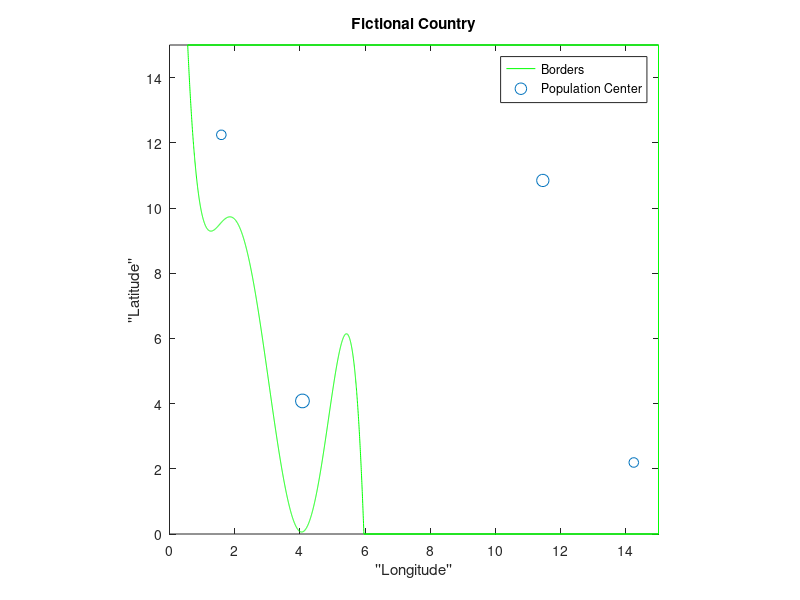

This figure's MATLAB source: (Note: this script raises an error after producing the figure.)
clc; clear; close all

%% Defining the Coast

% Coefficients of polynomial that define the coastline have been
% predetermined (totally arbitrary, but still predetermined)
coastCoeff = load("coastPolyCoeffs.mat");
alphaStar = coastCoeff.alphaStar;

%The 5th-order polynomial that will define our coast:
coast_line = @(x) alphaStar(1,:) + alphaStar(2,:).*x + alphaStar(3,:).*x.^2 + alphaStar(4,:).*x.^3 ...
    + alphaStar(5,:).*x.^4 + alphaStar(6,:).*x.^5;

%coast_line = @(x) -x+15

upper_bound = 15;
lower_bound = 0;
right_bound = 15;

options = optimset('Display','off');
x_bounds = [0 right_bound];
x_bounds = max(x_bounds, fsolve((@(x) (coast_line(x) - upper_bound)),0,options));
x_bounds = min(x_bounds, fsolve((@(x) (coast_line(x) - lower_bound)),right_bound, options));

fplot(coast_line, x_bounds,'g');
hold on

%%% Defining the borders of the country (just straight lines)

%Define upper border as straight line:
x1 = linspace(x_bounds(1), right_bound,2);
y1 = upper_bound.*ones(length(x1));
plot(x1,y1,'g','HandleVisibility','off')

%Define lower border as straight line:
x2 = linspace(x_bounds(2),right_bound ,2);
y2 = lower_bound.*ones(length(x2));
plot(x2,y2,'g','HandleVisibility','off')

%Define right side boarder as straight line:
xv = right_bound.*ones(2,1);
yv = linspace(lower_bound, upper_bound,length(xv));
plot(xv,yv,'g','HandleVisibility','off')


%% Plot some randomly selected population centers:
popCenters = [4.0783    4.0816;
              1.5899   12.2449;
              11.4516   10.8455;
             14.2416    2.1937;];

populations = [1000, 500, 800, 500];
scatter(popCenters(:,1),popCenters(:,2),populations/10,'b*')

%% Add some titles and labels
legend("Borders","Population Center")
title("Fictional Country")
xlabel("''Longitude''")
ylabel("''Latitude''")
axis([0 right_bound lower_bound upper_bound]) 
axis equal

%% Equation Params
local_weight = 1;
coastal_weight = 1;
pipe_K = 1;
gpm_per_head = 1;

%% Distance To Coast
syms x x0 y0
dist_coast = sqrt((x-x0).^2 + (coast_line(x)-y0).^2);
zeros_dist_cost = diff(dist_coast) == 0;
root_func = matlabFunction(diff(dist_coast));
min_x = solve(zeros_dist_cost,x, 'ReturnConditions',true);

dist_coast_func_helper = @(x,y,x0) sqrt((x0-x).^2 + (coast_line(x0)-y).^2);
dist_coast_func = @(x,y) dist_coast_func_helper(x,y,min_x_func(x,y,root_func,x_bounds,coast_line));
%% Cost Functions
x_points = 100;
y_points = 100;
x = linspace(0,right_bound,x_points);
y = linspace(lower_bound,upper_bound,y_points);
[X,Y] = meshgrid(x,y);
coast_cost = zeros(y_points, x_points);

for i = 1:x_points
    for j = 1:y_points
        coast_cost(j,i) = dist_coast_func(x(i), y(j));
        fprintf("ij: (%d, %d), xy:(%0.2f, %0.2f), Dist: %f\n", i,j,x(i),y(j),coast_cost(j,i));
    end
end

figure
hold on

surf(X,Y,coast_cost)
shading interp
xlim([0 right_bound])
ylim([lower_bound upper_bound])
title("Distance To Coast - Analytic (Slow)")
xlabel("''Longitude''")
ylabel("''Latitude''")


%% Distance to Population Centers

D2P = cell(size(popCenters,1),1);

for i = 1:size(popCenters,1)
    D2P{i} = @(x,y) sqrt((x - popCenters(i,1)).^2 + (y - popCenters(i,2)).^2);
    figure
    surf(X,Y,D2P{i}(X,Y))
    shading interp
    view(0,90)
end


